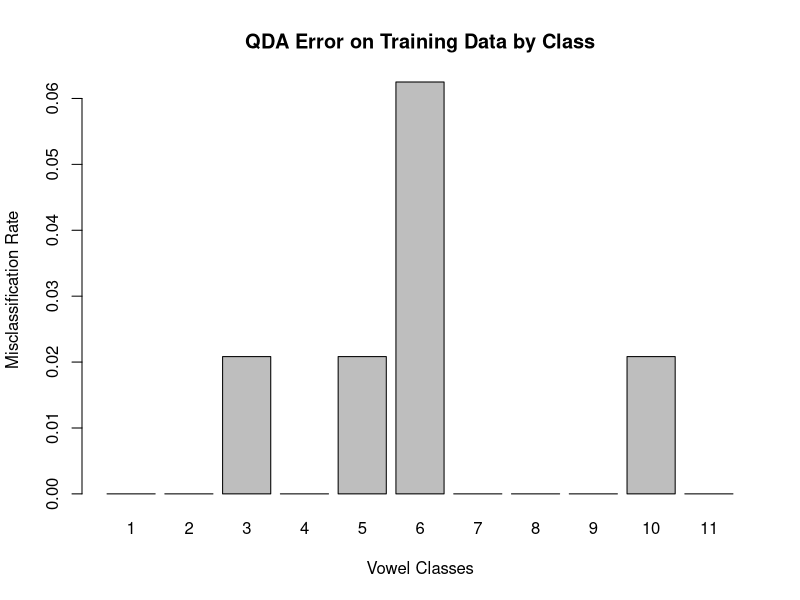
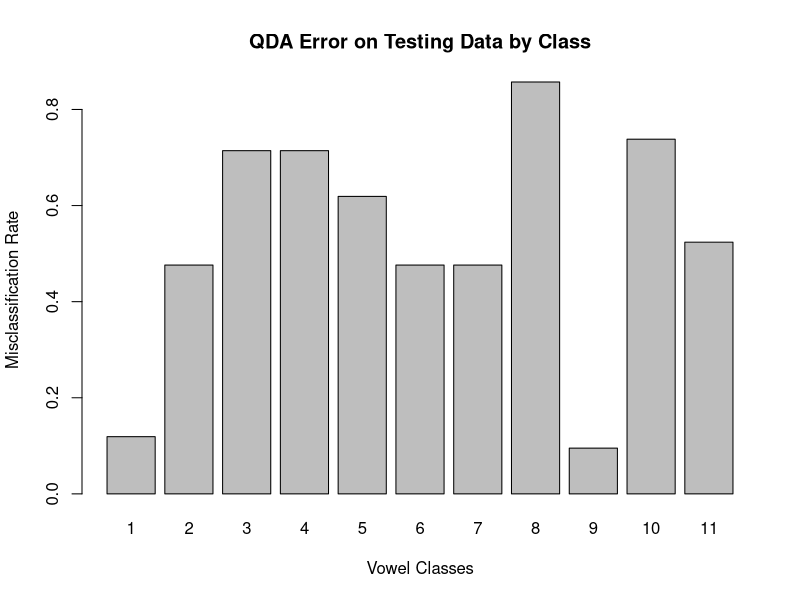
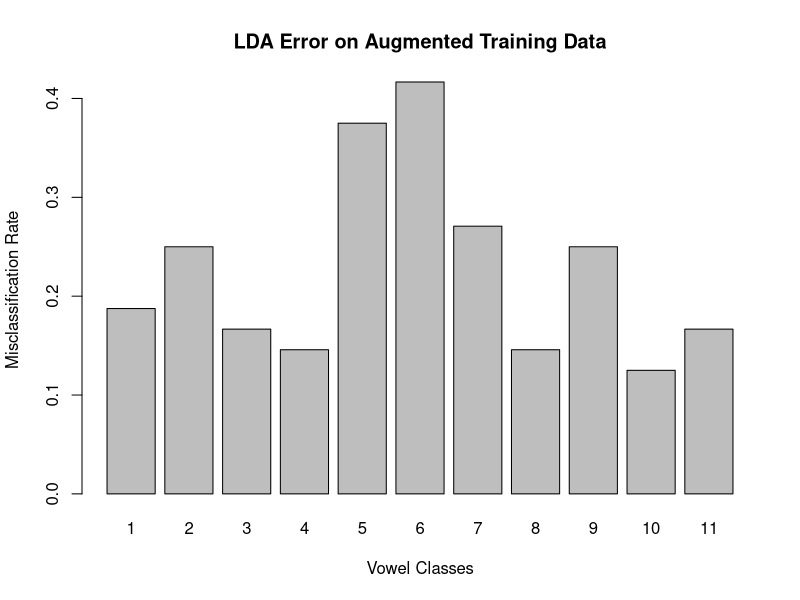
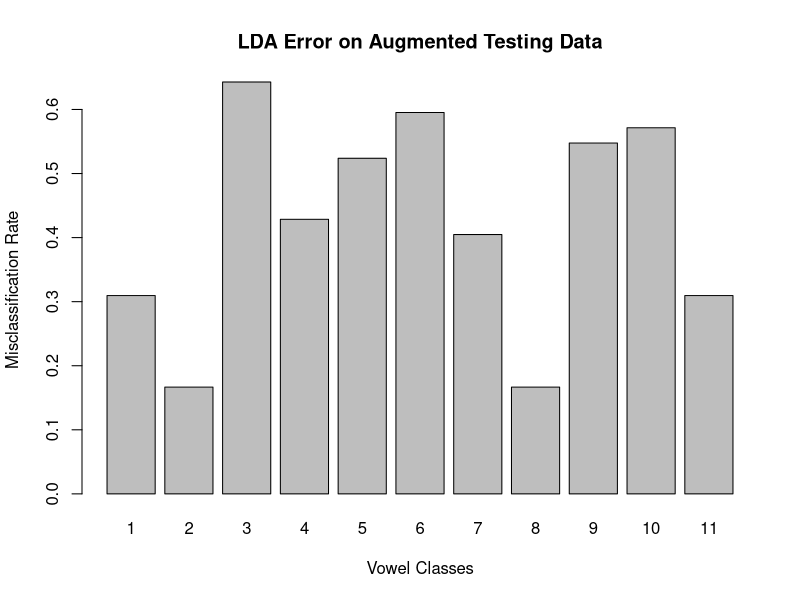

Write the R code that produced these figures, in order.
## ---- chunk 1
library(dplyr)
library(MASS)
library(knitr)
library(graphics)
## ---- chunk 2
QdiscriminantK <- function(x, mu_k, sigma_k, pi_k){
  d_k <- -1/2*log(det(sigma_k))-1/2*t(x-mu_k)%*%ginv(sigma_k)%*%(x-mu_k) +log(pi_k)
  return(d_k)
}
## ---- chunk 3
get.class.data<-function(dataset){
  num.features<-ncol(dataset)-1
  N<-nrow(dataset)
  
  # We initialize the objects in which we store our class parameter data
  means<-matrix( nrow=11, ncol=num.features)
  priors<-rep(-1,11)
  class.cov.list<-list()
  
  # We compute the mean, prior and covariance estimates for each class and store them.
  for (i in 1:11){
    class_i<- dataset[dataset['y']==i,]
  
    Ni <- nrow(class_i)
    mu_i<-colSums(class_i[,-1])/Ni
    pi_i=Ni/N
    priors[i]=pi_i
    means[i,]=mu_i
    class.cov.list[[i]]<-cov(class_i[,-1])
  }
  
  # Compute the pooled covariance
  pooled.sigma<-pooled.cov(dataset)
  
  # Create a list object storing the priors, means, class covariance, 
  # and pooled covariance
  data=list(priors, means, class.cov.list,pooled.sigma)
  return(data)
}
## ---- chunk 4
predict.class <- function(x, type, class.data){
  # initialize vector to store values of the discriminant functions
  class.probs <- rep(-1,11)
  # compute the value of \delta_k(x) for each k
  for (i in 1:11){
    if (identical(type,'Q')){
      val<-QdiscriminantK(x,class.data[[2]][i,],class.data[[3]][[i]],class.data[[1]][i])}
    else if (identical(type,'L')){
      val<-LdiscriminantK(x,class.data[[2]][i,],class.data[[4]],class.data[[1]][i])
    }
    else{
      print('Incorrect analysis type. Choose "Q" for quadratic discriminant analysis 
            and "L" for linear discriminant analysis')
    }
    # save the discriminant value
    class.probs[i]<-val
  }
  # choose the index for which \delta_k(x) is the largest
  predicted.class<-which.max(class.probs)
  return(predicted.class)
}
## ---- chunk 5
get.error <- function(dataset, type, class.data){
    N<-ncol(dataset)
    obs<-nrow(dataset)
    
    # initialize the vector of class errors and the total number of misclassified 
    # observations
    class.error<-rep(-1,11)
    num.total.incorrect<-0
    
    # perform L/Q DA on each class 
    for (j in 1:11){
      class.j <- as.matrix(dataset[dataset['y']==j,])
      features.j<-class.j[,2:N]
      truth_j<-class.j[,1]
      N.j<-nrow(class.j)
      
      # initialize vector of predictions for all the observations in class j
      predictions_j<-rep(-1,N.j)
      
      # Compute and store the predictions for all the observations in class j
      for (i in 1:N.j){
        predictions_j[i]<-as.vector(predict.class(features.j[i,],type, class.data))
      }
      # record the number of incorrectly classified observations in class j
      num.class.incorrect<-sum((truth_j-predictions_j)!=0)
      # record the proportion of incorrectly classified observations in class j
      class.error[j]<-num.class.incorrect/N.j
      # add the number of incorrectly classified observations in class j to the 
      # total number of incorrect observations
      num.total.incorrect<-num.total.incorrect+num.class.incorrect
    }
    # compute proportion of incorrectly classified observations in entire data set
    overall.error<-num.total.incorrect/obs
    # create a list object containing the vector of class errors and the scalar 
    # overall error rate
    error.list<-list(class.error, overall.error)
    return(error.list)
}

## ---- chunk 6
  aug.data.set<-function(terms, dataset){
    # copy the original data set
    aug.data=dataset
    N=length(terms)

    for(i in 1:N){
      for (j in i:N){
        # create the new column x_ix_j. We add +1 in the indices because the first 
        # entry of the data frame is the classification
        new<-dataset[,terms[i]+1]*dataset[,terms[j]+1]
        # append the new column to the augmented data frame 
        aug.data[,ncol(aug.data)+1]<-new
        # append the name 'x.ix.j' to the list of column names
        colnames(aug.data)[ncol(aug.data)]<-paste0("x.",terms[i], "x.",terms[j])
      }
    }
    return(aug.data)
  }
## ---- chunk 7
LdiscriminantK <- function(x, mu_k, sigma_k, pi_k){
  d_k <- t(x)%*%ginv(sigma_k)%*%mu_k-1/2*t(mu_k)%*%ginv(sigma_k)%*%(mu_k) +log(pi_k)
  return(d_k)
}
## ---- chunk 8
pooled.cov<-function(dataset){
size=ncol(dataset)-1
by.hand.pooled.cov<-matrix(0,nrow=size, ncol=size)
for (i in 1:11) {
  class_i<- dataset[dataset['y']==i,]
  cov_i <-cov(class_i[,-1])
  N_i <- nrow(class_i)
  by.hand.pooled.cov<-by.hand.pooled.cov+(N_i - 1)*cov_i
}
  N<- nrow(dataset)
  return(by.hand.pooled.cov/(N-11))
}
## ---- chunk 9
trainvowels<-read.table("vowel_training_data.txt",             
                        header = TRUE, sep=",", dec=".", row.names="row.names")

testvowels<-read.table("vowel_test_data.txt", 
                       header=TRUE, sep=",", dec=".", row.names="row.names")

# Note that the file path will be specific to the working directory of the user
## ---- chunk 10
head(trainvowels)
## ---- chunk 11
data<-get.class.data(trainvowels)
## ---- chunk 12
error.list<-get.error(trainvowels,'Q', data)
## ---- chunk 13
  print(paste("The total proportion of misclassified training data is:", error.list[2]))

  train.error<-data.frame(
    name=c(1:11),
    value=unlist(error.list[1]))

  barplot(height=train.error$value, names=train.error$name, 
          xlab='Vowel Classes',
          ylab='Misclassification Rate',
          main='QDA Error on Training Data by Class')
## ---- chunk 14
test.error.list<-get.error(testvowels,'Q', data)
## ---- chunk 15
 print(paste("The total proportion of misclassified test data is:",test.error.list[2]))

  test.error<-data.frame(
    name=c(1:11),
    value=unlist(test.error.list[1]))

  barplot(height=test.error$value, names=test.error$name, 
          xlab='Vowel Classes',
          ylab='Misclassification Rate',
          main='QDA Error on Testing Data by Class')
## ---- chunk 16
  # Here we specify the vector of indices from which we create our quadratic terms.
  # This can be experimented with. 
  ###########################
  new.terms=c(1,3) 
  ###########################

  # Now we form the augmented training and testing data sets. 
  aug.train.data=aug.data.set(new.terms,trainvowels)
  aug.test.data=aug.data.set(new.terms, testvowels)
## ---- chunk 17
head(aug.train.data)
## ---- chunk 18
aug.data<-get.class.data(aug.train.data)
## ---- chunk 19
aug.train.error.list<-get.error(aug.train.data,'L', aug.data)
## ---- chunk 20
  print(paste('The total proportion of misclassified training data is:',aug.train.error.list[2]))

  train.error<-data.frame(
    name=c(1:11),
    value=unlist(aug.train.error.list[1]))

  barplot(height=train.error$value, names=train.error$name, 
          xlab='Vowel Classes',
          ylab='Misclassification Rate',
          main='LDA Error on Augmented Training Data')
## ---- chunk 21
aug.test.error.list<-get.error(aug.test.data, 'L', aug.data)
## ---- chunk 22
  print(paste("The total proportion of misclassified test data is:",aug.test.error.list[2]))

  test.error<-data.frame(
    name=c(1:11),
    value=unlist(aug.test.error.list[1]))

  barplot(height=test.error$value, names=test.error$name, 
          xlab='Vowel Classes',
          ylab='Misclassification Rate',
          main='LDA Error on Augmented Testing Data')
